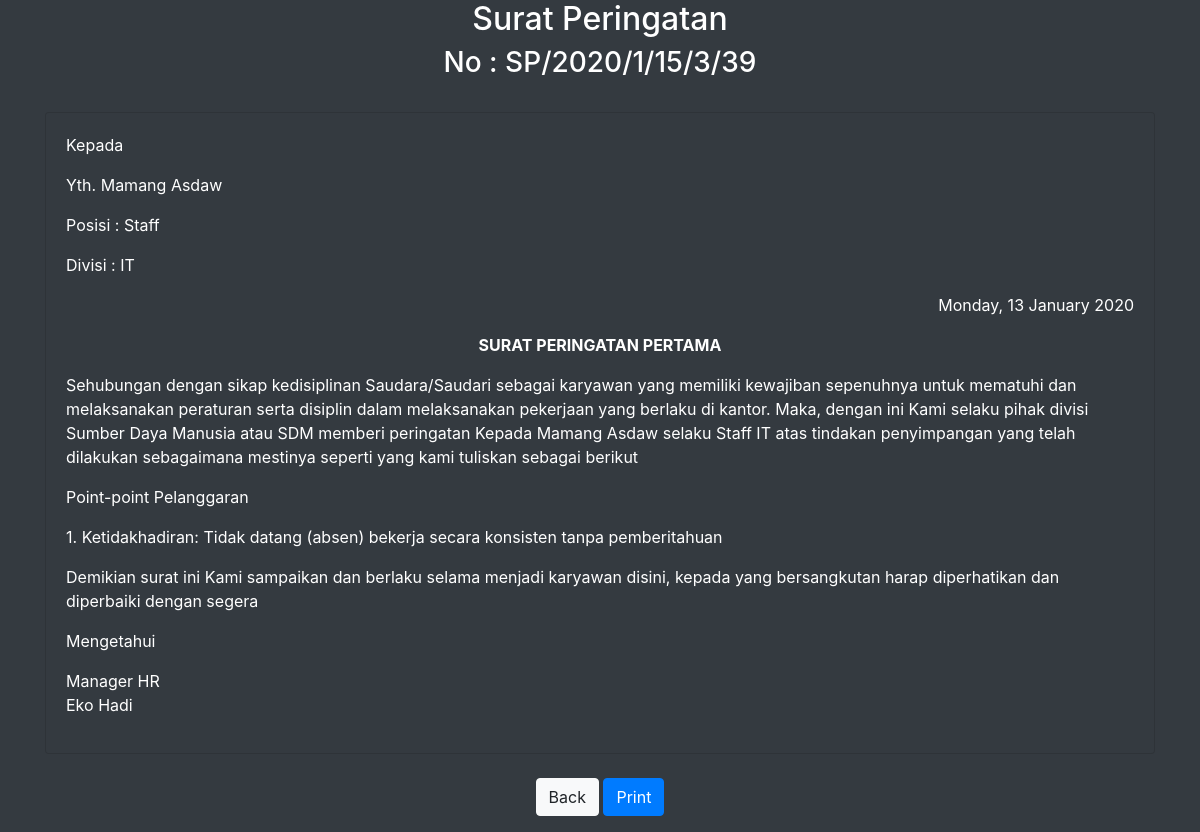
Page /detail.php?id_ksm=SP/2020/1/15/3/39 (signed in) on the committed database.
### tables this page shows
CREATE TABLE `karyawan_surat_mapped` (
  `id_ksm` varchar(255) NOT NULL,
  `date` datetime DEFAULT current_timestamp(),
  `id_karyawan` int(10) unsigned DEFAULT NULL,
  `surat_peringatan_type_id` int(10) unsigned DEFAULT NULL,
  PRIMARY KEY (`id_ksm`),
  KEY `id_karyawan_fk1` (`id_karyawan`),
  KEY `surat_peringatan_type_id_fk1` (`surat_peringatan_type_id`),
  CONSTRAINT `id_karyawan_fk1` FOREIGN KEY (`id_karyawan`) REFERENCES `karyawan` (`id_karyawan`) ON DELETE CASCADE ON UPDATE CASCADE,
  CONSTRAINT `surat_peringatan_type_id_fk1` FOREIGN KEY (`surat_peringatan_type_id`) REFERENCES `surat_peringatan_type` (`surat_peringatan_type_id`) ON DELETE CASCADE ON UPDATE CASCADE
);

CREATE TABLE `karyawan` (
  `id_karyawan` int(10) unsigned NOT NULL AUTO_INCREMENT,
  `username` varchar(50) NOT NULL,
  `full_name` varchar(50) DEFAULT NULL,
  `password` varchar(255) DEFAULT NULL,
  `id_jabatan` int(10) unsigned NOT NULL,
  `id_divisi` int(10) unsigned NOT NULL,
  `date_joined` datetime DEFAULT current_timestamp(),
  PRIMARY KEY (`id_karyawan`),
  UNIQUE KEY `username` (`username`),
  KEY `id_jabatan` (`id_jabatan`,`id_divisi`),
  KEY `id_divisi_fk1` (`id_divisi`),
  CONSTRAINT `id_divisi_fk1` FOREIGN KEY (`id_divisi`) REFERENCES `divisi` (`id_divisi`),
  CONSTRAINT `id_jabatan_fk1` FOREIGN KEY (`id_jabatan`) REFERENCES `jabatan` (`id_jabatan`)
);

CREATE TABLE `jabatan` (
  `id_jabatan` int(10) unsigned NOT NULL AUTO_INCREMENT,
  `nama_jabatan` varchar(255) DEFAULT NULL,
  PRIMARY KEY (`id_jabatan`),
  UNIQUE KEY `nama_jabatan` (`nama_jabatan`)
);

CREATE TABLE `divisi` (
  `id_divisi` int(10) unsigned NOT NULL AUTO_INCREMENT,
  `nama_divisi` varchar(255) DEFAULT NULL,
  PRIMARY KEY (`id_divisi`),
  UNIQUE KEY `nama_divisi` (`nama_divisi`)
);

CREATE TABLE `surat_peringatan_type` (
  `surat_peringatan_type_id` int(10) unsigned NOT NULL AUTO_INCREMENT,
  `surat_peringatan_type_name` varchar(255) DEFAULT NULL,
  PRIMARY KEY (`surat_peringatan_type_id`)
);

CREATE TABLE `surat_peringatan` (
  `id_surat` int(10) unsigned NOT NULL AUTO_INCREMENT,
  `id_ksm` varchar(255) DEFAULT NULL,
  `point_sp_id` int(10) unsigned DEFAULT NULL,
  `id_author` int(10) unsigned DEFAULT NULL,
  PRIMARY KEY (`id_surat`),
  KEY `point_sp_id_fk1` (`point_sp_id`),
  KEY `id_ksm_fk1` (`id_ksm`),
  CONSTRAINT `id_ksm_fk1` FOREIGN KEY (`id_ksm`) REFERENCES `karyawan_surat_mapped` (`id_ksm`) ON DELETE CASCADE ON UPDATE CASCADE,
  CONSTRAINT `point_sp_id_fk1` FOREIGN KEY (`point_sp_id`) REFERENCES `sp_points` (`point_sp_id`) ON DELETE CASCADE ON UPDATE CASCADE
);

CREATE TABLE `sp_points` (
  `point_sp_id` int(10) unsigned NOT NULL AUTO_INCREMENT,
  `point_sp_name` tinytext NOT NULL,
  PRIMARY KEY (`point_sp_id`)
);

### detail.php (the view, shortened to what this page needs)
<?php
 include "connection.php";
 ?>
 <!DOCTYPE html>
 <html>
 <head>
    <link rel="stylesheet" type="text/css" href="css/bootstrap.min.css">
    <link rel="stylesheet" type="text/css" href="css/styles.css">
 </head>
 <body class="bg-dark">
 <?php
$sql = $db->query("
SELECT
ksm.`id_ksm`,
ksm.`date`,
spt.`surat_peringatan_type_name`,
d.`nama_divisi`,
j.`nama_jabatan`,
k.`full_name`
FROM karyawan_surat_mapped `ksm`
NATURAL JOIN divisi `d`
NATURAL JOIN jabatan `j`
NATURAL JOIN karyawan `k`
NATURAL JOIN surat_peringatan_type `spt`
WHERE ksm.id_ksm ='".$_GET['id_ksm']."'
");
foreach($sql as $row){
$fullname = $row["full_name"];
$id_ksm = $row["id_ksm"];
$date = $row["date"];
$nama_jabatan = $row["nama_jabatan"];
$nama_divisi = $row["nama_divisi"];
$spt = $row["surat_peringatan_type_name"];
}
       ?>
 	<div class="container">
 		<div class="row">
 			<div class="col-md-12 text-center">
             <h2 >Surat Peringatan</h2>
             <h3>No : <?php echo $id_ksm;?></h3>
 			</div>
 		</div>
 		<br/>
                  <div class="card bg-dark spmail-card">
                           <div class="card-body">
                           <p>Kepada</p>
                           <p>Yth. <?php echo ucwords($fullname);?></p>
                           <p>Posisi : <?php echo ucwords($nama_jabatan);?></p>
                           <p>Divisi : <?php echo ucwords($nama_divisi);?></p>
                           <p class="text-right"><?php echo date('l, d F Y ', strtotime($date)); ?></p>
                           <p class="text-center"><b><?php echo $spt;?></b></p>
                           <p>Sehubungan dengan sikap kedisiplinan Saudara/Saudari sebagai karyawan yang memiliki kewajiban sepenuhnya untuk mematuhi dan melaksanakan peraturan serta disiplin dalam melaksanakan pekerjaan yang berlaku di kantor.
                               Maka, dengan ini Kami selaku pihak divisi
                               Sumber Daya Manusia atau SDM memberi peringatan Kepada <?php echo ucwords($fullname);?> selaku  <?php echo ucwords($nama_jabatan .' '. $nama_divisi);?> atas tindakan penyimpangan yang telah dilakukan sebagaimana mestinya seperti yang kami tuliskan sebagai berikut</p>
                           <p>Point-point Pelanggaran</p>
                           <?php
                        $sequel = $db->query("SELECT * FROM surat_peringatan `sp`
                        NATURAL JOIN sp_points `sps`
                        WHERE sp.id_ksm = '".$_GET['id_ksm']."'
                        GROUP BY sp.point_sp_id
                        ");
                        foreach($sequel as $key => $sprd){
                           $author = (int)$sprd["id_author"];
                           ?>
                              <p>
                           <?php echo $key + 1,'. ', $sprd["point_sp_name"];?>
                           </p>
                           <?php }?>
                           <p>Demikian surat ini Kami sampaikan dan berlaku selama menjadi karyawan disini, kepada yang bersangkutan harap diperhatikan dan diperbaiki dengan segera</p>
                           <?php
                    $sql = $db->query("
                    SELECT *
                    FROM karyawan `k`
                    natural join divisi
                    natural join jabatan
                    where k.id_karyawan = ".$author."
                    ");
                    foreach($sql as $row){
                    ?>
                           <div class="text-left author">
                        <p>Mengetahui </p>
                        <p ><?php echo ucwords($row['nama_jabatan'] .' '. $row['nama_divisi']); ?><br/>
                        <?php echo ucwords($row['full_name']);?></p>
                        </div>
                            <?php } ?>
                        </div>
</div>
         <div class="form-group row mt-4 spmail-button">
				<div class="col-md-12 text-center">
               <a href="index.php" class="btn btn-light">Back</a>
               <button onclick="window.print()" class="btn btn-primary">Print</button>
				</div>
			</div>
 	</div>
 </body>
 </html>

### css/styles.css (style rules this page uses)
.container { color : white; }

### rows in the picture
karyawan_surat_mapped: id_ksm "SP/2020/1/15/3/39", id_karyawan.full_name "Mamang Asdaw", jabatan.nama_jabatan "Staff", divisi.nama_divisi "IT", date "Monday, 13 January 2020", surat_peringatan_type.surat_peringatan_type_name "SURAT PERINGATAN PERTAMA", jabatan.nama_jabatan "Staff IT"
surat_peringatan: point_sp.point_sp_name "Ketidakhadiran: Tidak datang (absen) bekerja secara konsisten tanpa pemberitahuan"
karyawan: id_jabatan.nama_divisi "Manager HR", full_name "Eko Hadi"
